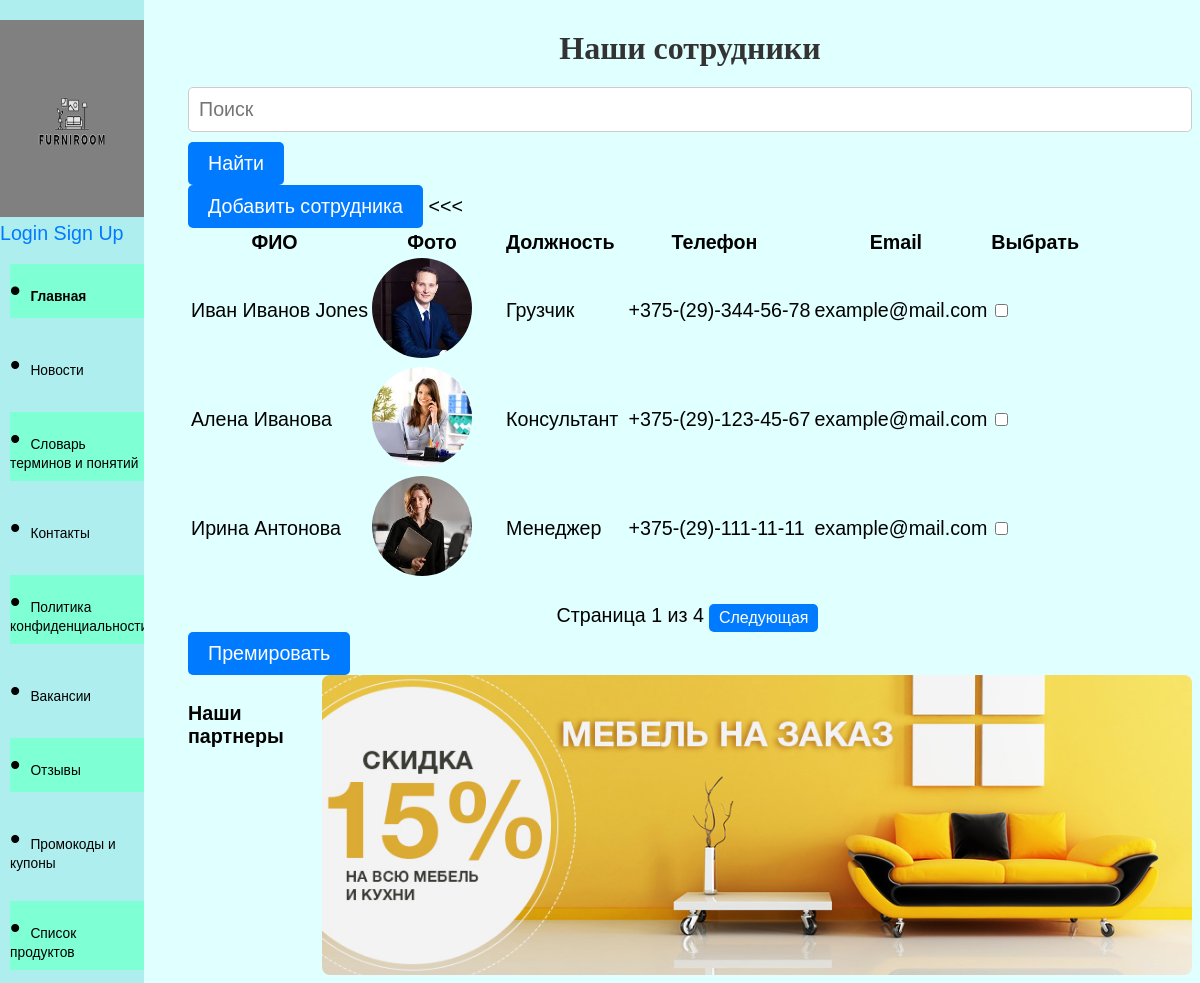
/contacts/, run on the app's committed database.
### furniture/models.py (models this page shows, shortened)
class Employee(models.Model):
    photo = models.ImageField(upload_to='employee_photos/', null=True, blank=True)
    first_name = models.CharField(max_length=100, default='Jack')
    last_name = models.CharField(max_length=100, default='Jones')
    position = models.CharField(max_length=100)
    contact_info = models.CharField(max_length=200)
    email = models.EmailField()

### furniture/views.py (the view, shortened to what this page needs)
# urls.py: path('contacts/', views.contacts),
def contacts(request):
    search_query = request.GET.get('search', '')
    employees = Employee.objects.all()
    page = request.GET.get('page', 1)  # По умолчанию 1
    try:
        page = int(page)  # Преобразуем в целое число
    except ValueError:
        page = 1  # Если произошла ошибка, ставим на первую страницу
    paginator = Paginator(employees, 3)  # 3 элемента на странице
    try:
        employees_page = paginator.get_page(page)  # Получаем страницу с сотрудниками
    except EmptyPage:
        employees_page = paginator.get_page(1)  # Если страница не существует, возвращаем первую
    context = {
        'employees': employees_page,
        'search_query': search_query,
    }
    return render(request, 'contacts.html', context)

### furniture/templates/contacts.html (shortened to what this page needs)
{% extends 'base.html' %}
{% block content %}
{% load static %}
<h1>Наши сотрудники</h1>
<div>
    <input type="text" id="filterText" placeholder="Поиск" />
    <button onclick="filterTable()">Найти</button>
</div>
<button onclick="openAddEmployeeForm()">Добавить сотрудника</button>
<table id="employeeTable">
    <thead>
    <tr>
        <th onclick="sortTable(0)">ФИО </th>
        <th onclick="sortTable(1)">Фото </th>
        <th onclick="sortTable(2)">Должность </th>
        <th onclick="sortTable(3)">Телефон </th>
        <th onclick="sortTable(4)">Email </th>
        <th>Выбрать</th>
    </tr>
    </thead>
    <tbody>
    {% for employee in employees %}
    <tr class="employee-row">
        <td>{{ employee.first_name }} {{ employee.last_name }}</td>
        <td><img src="{{ employee.photo.url }}" alt="{{ employee.first_name }} {{ employee.last_name }}" class="employee-photo" /></td>
        <td>{{ employee.position }}</td>
        <td>{{ employee.contact_info }}</td>
        <td>{{ employee.email }}</td>
        <<td><input type="checkbox" class="employee-checkbox" value="{{ employee.id }}" data-name="{{ employee.first_name }} {{ employee.last_name }}" /></td>
    </tr>
    {% endfor %}
    </tbody>
</table>
<div class="pagination">
    <span>Страница {{ employees.number }} из {{ employees.paginator.num_pages }}</span>
    {% if employees.has_next %}
    <button onclick="changePage('next')">Следующая</button>
    {% endif %}
</div>
<button onclick="rewardSelected()">Премировать</button>
{% endblock %}

### furniture/templates/base.html (shortened to what this page needs)
<!DOCTYPE html>
<html lang="en">
<head>
    {% load static %}
    <link rel="stylesheet" href="{%static 'furniture/style.css' %}">
</head>
<body>
    <header>
<div class="container">
    <div class="sidebar">
            <img src="{% static 'images/logo.png' %}" alt="Logo">
            {% if user.is_authenticated %}
            <p>Welcome, {{ user.username }}!</p>
            {% if user.is_superuser %}
                    <a href="{% url 'superuser_profile' %}">Superuser Profile</a>
            {% elif user.is_staff %}
                    <a href="{% url 'employee_profile' %}">Employee Profile</a>
            {% else %}
                    <a href="{% url 'client_profile' %}">Profile</a>
            {% endif %}
            <a href="/cart/">Корзина</a>
            <form action="{% url 'logout' %}" method="post">
                {% csrf_token %}
                <button type="submit">Выход</button>
            </form>
        {% else %}
            <a href="{% url 'login' %}">Login</a>
            <a href="{% url 'signup' %}">Sign Up</a>
        {% endif %}
            <ul class="sidebar-nav">
                <li><a href="{% url 'home' %}">Главная</a></li>
                <li><a href="/news/">Новости</a></li>
                <li><a href="/dictionary/">Словарь терминов и понятий</a></li>
                <li><a href="/contacts/">Контакты</a></li>
                <li><a href="/privacy_policy/">Политика конфиденциальности</a></li>
                <li><a href="/vacancies/">Вакансии</a></li>
                <li><a href="/reviews/">Отзывы</a></li>
                <li><a href="/promo_codes_list/">Промокоды и купоны</a></li>
                <li><a href="/products_list/">Список продуктов</a></li>
            </ul>
    </div>
</div>
</header>
    <main>
        {% block content %}{% endblock %}
    </main>
    <footer>
    <div class="footer-content">
        <div class="partners">
            <h4>Наши партнеры</h4>
        </div>
        <img src="{% static 'images/banner1.jpg' %}" alt="Banner" width="600" height="300" class="footer-banner">
    </div>
</footer>
</body>
</html>

### furniture/static/furniture/style.css (style rules this page uses)
.container { display: flex; }
.sidebar { position: fixed; top: 0; left: 0; width: 12%; height: 100%; background-color: #AFEEEE; overflow-y: auto; z-index: 1000; padding-top: 20px; }
.sidebar-nav { list-style-type: none; padding: 0; }
.sidebar img { width: 100%; height: 20%; }
.sidebar-nav li { margin-left: 7%; padding: 10px 0; }
.sidebar-nav li a, a { text-decoration: none; color: black; }
main { padding-left: 180px; }
body { background-color: #E0FFFF; }
footer { padding-left: 180px; }
.footer-content { display: flex; justify-content: space-between; align-items: flex-start; }
.partners { display: flex; flex-wrap: wrap; gap: 20px; flex-grow: 1; }
h1 { font-size: 16px; text-align: center; margin-bottom: 20px; }
.employee-photo { width: 100px; height: 100px; border-radius: 50%; object-fit: cover; margin-right: 30px; }
ul { list-style-type: none; }
li::before { content: "\2022"; color: black; font-size: 1.5rem; margin-right: 10px; }
body { font-family: 'Arial', sans-serif; }
h1, h2 { font-family: 'Roboto', 'Times New Roman', 'Arial', sans-serif; font-size: 32px; color: #333; }
ul { list-style-type: none; padding: 0; }
li { margin-bottom: 20px; font-family: 'Verdana', sans-serif; font-size: 0.7rem; color: #555; }
input[type="text"], textarea { font-family: 'Arial', sans-serif; font-size: 1rem; padding: 10px; border: 1px solid #ccc; border-radius: 5px; width: 100%; margin-bottom: 10px; box-sizing: border-box; }
button { font-family: 'Verdana', sans-serif; font-size: 1rem; padding: 10px 20px; background-color: #007bff; color: white; border: none; border-radius: 5px; cursor: pointer; }
a { color: #007bff; text-decoration: none; }
:root { --hue: 223; --bg: hsl(var(--hue),90%,90%); --fg: hsl(var(--hue),90%,10%); --primary: hsl(var(--hue),90%,55%); --red: hsl(3,90%,50%); --orange: hsl(33,90%,50%); --green: hsl(153,90%,30%); --purple: hsl(273,90%,50%); --magenta: hsl(303,90%,50%); --trans-dur: 0.3s; font-size: calc(16px + (20 - 16) * (100vw - 320px) / (1280 - 320)); }
li:first-child { font-weight: bold; }
li:nth-child(odd) { background-color: #7FFFD4; }
.footer-banner { width: 100%; height: 300px; object-fit: cover; border-radius: 8px; }
.pagination { display: flex; justify-content: center; margin-top: 10px; }
.pagination { margin-top: 20px; text-align: center; }
.pagination button { margin: 0 5px; padding: 5px 10px; font-size: 16px; cursor: pointer; }

### data on the page
Employee: first_name "Иван Иванов", last_name "Jones", photo (picture), position "Грузчик", contact_info "+375-(29)-344-56-78", email "example@mail.com"
Employee: first_name "Алена", last_name "Иванова", photo (picture), position "Консультант", contact_info "+375-(29)-123-45-67", email "example@mail.com"
Employee: first_name "Ирина", last_name "Антонова", photo (picture), position "Менеджер", contact_info "+375-(29)-111-11-11", email "example@mail.com"

### other printed values
{{ employees.number }} "1"
{{ employees.paginator.num_pages }} "4"
